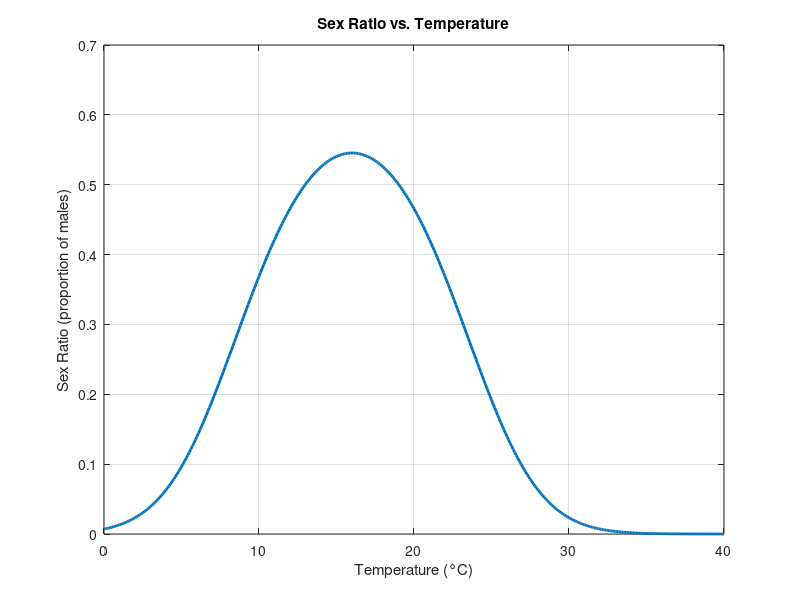

MATLAB code to generate this figure:
% 温度参数
T_min = 0;  % 最低温度
T_max = 40;  % 最高温度
T_step = 0.1;  % 温度步长
T_range = T_min:T_step:T_max;  % 温度范围

% 温度影响函数（高斯函数）
A = 1.2;
mu = 16;
sigma = 5;
g = @(T) A * exp(-(T - mu).^2 / (2 * sigma^2));

% 初始化性别比数组
sex_ratio = zeros(size(T_range));

% 假设性别比与温度的关系
% 注意：这是一个假设的关系。在实际应用中，这种关系可能更为复杂。
for i = 1:length(T_range)
    T_current = T_range(i);
    growth_rate = g(T_current);  % 当前温度下的增长率
    sex_ratio(i) = growth_rate / (1 + growth_rate);  % 假设性别比与增长率相关
end

% 绘图
plot(T_range, sex_ratio, 'LineWidth', 2);
xlabel('Temperature (°C)');
ylabel('Sex Ratio (proportion of males)');
title('Sex Ratio vs. Temperature');
grid on;
